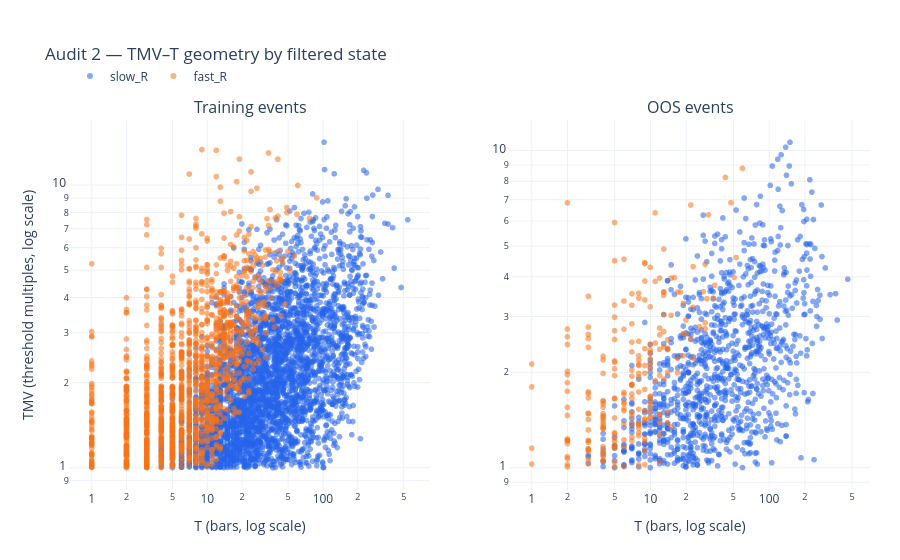

Write notebook code for a chart like this one.
### Markdown cell above
## Audit 2: TMV–T geometry

Because $R = \mathrm{TMV}\,\theta/T$, equal R lies along a diagonal relationship in TMV–T space. Both axes are logarithmic. This chart reveals whether `fast_R` genuinely corresponds to high movement per unit time, even when two price-chart segments look similar.

### Code cell
tmv_t_audit_fig = plot_hmm_tmv_t_space(audit_events)
tmv_t_audit_fig.show()

### Figure 1 — Plotly figure (JSON) as saved in the notebook; plotly's stock layout.template omitted (floating-point values rounded to 4 significant figures; data arrays with more than 128 entries replaced by an {"elided": "..."} marker saying what was removed)
{"data": [{"customdata": {"elided": "3600x4 mixed values"}, "hovertemplate": "event=%{customdata[0]:.0f}<br>direction=%{customdata[1]}<br>T=%{x:.0f} bars<br>TMV=%{y:.4f}<br>R=%{customdata[2]:.3e}<br>state probability=%{customdata[3]:.3f}<extra></extra>", "legendgroup": "slow_R", "marker": {"color": "#2563eb", "opacity": 0.55, "size": 6}, "mode": "markers", "name": "slow_R", "showlegend": true, "type": "scattergl", "x": {"elided": "3600 int values"}, "xaxis": "x", "y": {"elided": "3600 float values"}, "yaxis": "y"}, {"customdata": {"elided": "1497x4 mixed values"}, "hovertemplate": "event=%{customdata[0]:.0f}<br>direction=%{customdata[1]}<br>T=%{x:.0f} bars<br>TMV=%{y:.4f}<br>R=%{customdata[2]:.3e}<br>state probability=%{customdata[3]:.3f}<extra></extra>", "legendgroup": "fast_R", "marker": {"color": "#f97316", "opacity": 0.55, "size": 6}, "mode": "markers", "name": "fast_R", "showlegend": true, "type": "scattergl", "x": {"elided": "1497 int values"}, "xaxis": "x", "y": {"elided": "1497 float values"}, "yaxis": "y"}, {"customdata": {"elided": "1046x4 mixed values"}, "hovertemplate": "event=%{customdata[0]:.0f}<br>direction=%{customdata[1]}<br>T=%{x:.0f} bars<br>TMV=%{y:.4f}<br>R=%{customdata[2]:.3e}<br>state probability=%{customdata[3]:.3f}<extra></extra>", "legendgroup": "slow_R", "marker": {"color": "#2563eb", "opacity": 0.55, "size": 6}, "mode": "markers", "name": "slow_R", "showlegend": false, "type": "scattergl", "x": {"elided": "1046 int values"}, "xaxis": "x2", "y": {"elided": "1046 float values"}, "yaxis": "y2"}, {"customdata": {"elided": "229x4 mixed values"}, "hovertemplate": "event=%{customdata[0]:.0f}<br>direction=%{customdata[1]}<br>T=%{x:.0f} bars<br>TMV=%{y:.4f}<br>R=%{customdata[2]:.3e}<br>state probability=%{customdata[3]:.3f}<extra></extra>", "legendgroup": "fast_R", "marker": {"color": "#f97316", "opacity": 0.55, "size": 6}, "mode": "markers", "name": "fast_R", "showlegend": false, "type": "scattergl", "x": {"elided": "229 int values"}, "xaxis": "x2", "y": {"elided": "229 float values"}, "yaxis": "y2"}], "layout": {"annotations": [{"font": {"size": 16}, "showarrow": false, "text": "Training events", "x": 0.225, "xanchor": "center", "xref": "paper", "y": 1.0, "yanchor": "bottom", "yref": "paper"}, {"font": {"size": 16}, "showarrow": false, "text": "OOS events", "x": 0.775, "xanchor": "center", "xref": "paper", "y": 1.0, "yanchor": "bottom", "yref": "paper"}], "height": 560, "legend": {"orientation": "h", "x": 0.0, "xanchor": "left", "y": 1.08, "yanchor": "bottom"}, "margin": {"b": 70, "l": 70, "r": 30, "t": 120}, "title": {"text": "Audit 2 — TMV–T geometry by filtered state"}, "xaxis": {"anchor": "y", "domain": [0.0, 0.45], "title": {"text": "T (bars, log scale)"}, "type": "log"}, "xaxis2": {"anchor": "y2", "domain": [0.55, 1.0], "title": {"text": "T (bars, log scale)"}, "type": "log"}, "yaxis": {"anchor": "x", "domain": [0.0, 1.0], "title": {"text": "TMV (threshold multiples, log scale)"}, "type": "log"}, "yaxis2": {"anchor": "x2", "domain": [0.0, 1.0], "type": "log"}}}
